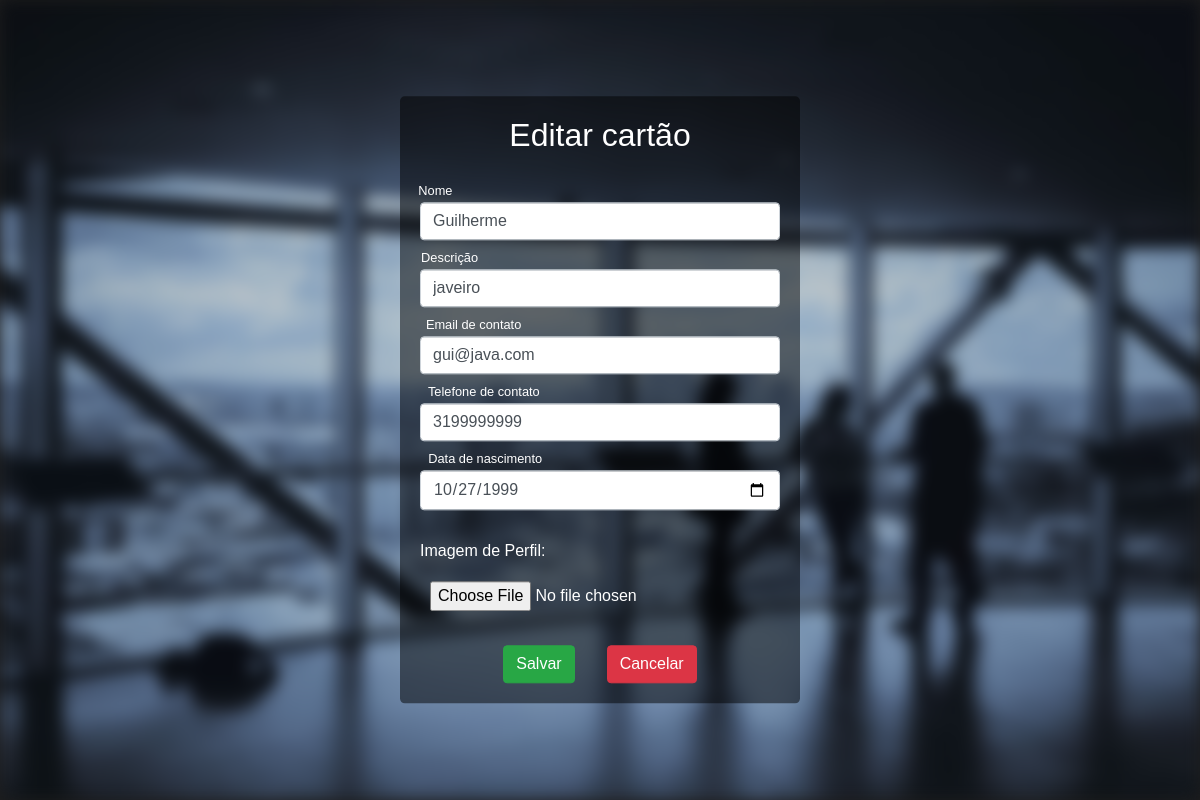
The app's page /cards/edit_card/1/ (signed in), older data.
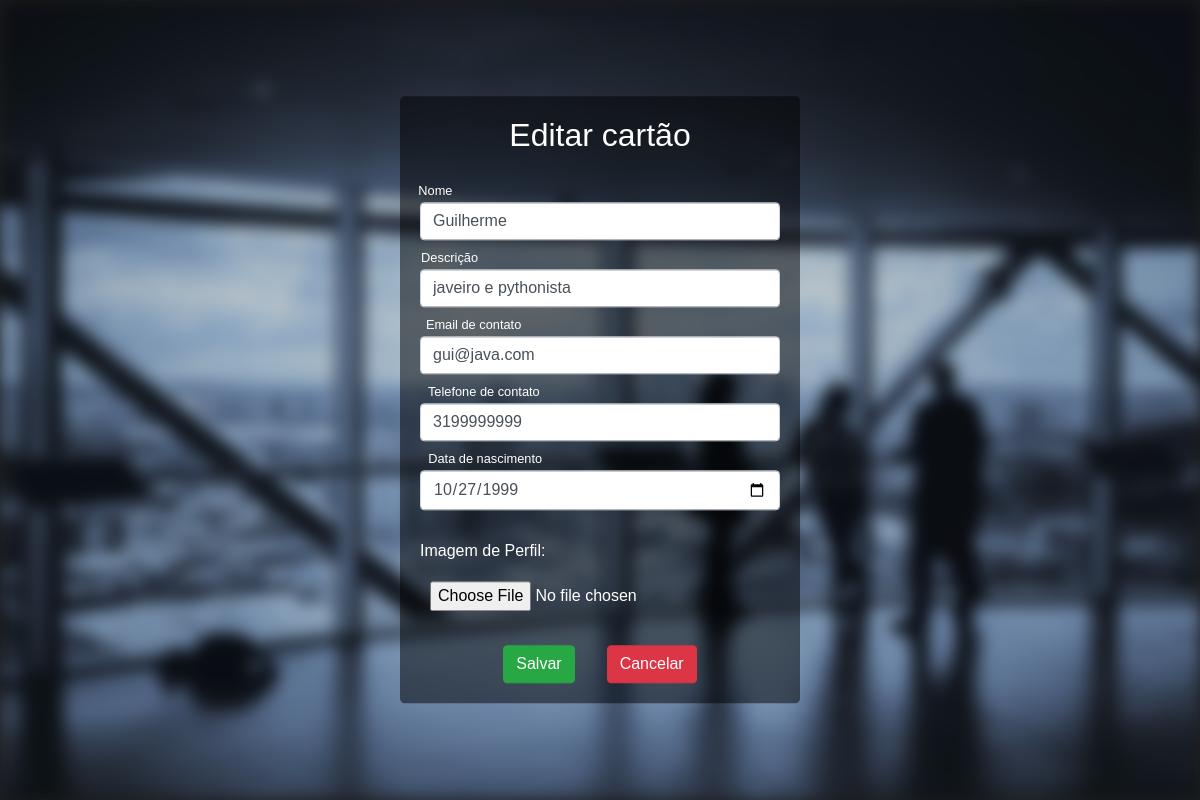
The same page, newer data.
### cards/models.py (models this page shows, shortened)
class Card(models.Model):
    name = models.CharField(max_length=255)
    description = models.CharField(max_length=255)
    profile_image = models.ImageField(max_length=255, upload_to='image')
    created_on = models.DateTimeField(auto_now_add=True)
    birthday = models.DateField(max_length=30)
    contact_email = models.EmailField(max_length=255)
    contact_phone = models.CharField(max_length=30)
    user = models.ForeignKey(User, on_delete=models.CASCADE, null=True)
    class Meta:
        ordering = ['created_on']

### cards/views.py (the view)
# urls.py: url(r'^edit_card/(?P<card_id>\d+)/$', edit_card, name='edit_card'),
def edit_card(request, card_id):
    cards = Card.objects.filter(id=card_id)
    if request.method == 'POST':
        card = cards[0]
        form = CardForm(request.POST, request.FILES)
        if form.is_valid():
            card.name = form.cleaned_data['name']
            card.description = form.cleaned_data['description']
            card.birthday = form.cleaned_data['birthday']
            card.contact_email = form.cleaned_data['contact_email']
            card.contact_phone = form.cleaned_data['contact_phone']
            if form.cleaned_data['profile_image'] is not None:
                card.profile_image = form.cleaned_data['profile_image']
            card.save()
            return redirect('/cards')
        return render(request, 'edit_card.html', {'card': cards[0]})
    else:
        return render(request, 'edit_card.html', {'card': cards[0]})

### cards/templates/edit_card.html (shortened to what this page needs)
{% extends 'base.html' %}
{% block content %}
<div class="background"></div>
{% if user.is_authenticated %}
    {% if user.id == card.user_id %}
    <div class="loginDiv jumbotron">
        <h2 class="login-title">Editar cartão</h2>
        <form class="loginForm" method="post" enctype="multipart/form-data">
            <div class="form-group row">
                <label class="form-cell col-sm-12">
                    <input type="text" class="form-control " id="name" name="name" placeholder=" " value="{{ card.name }}">
                    <span class="placeholder">Nome</span>
                </label>
            </div>
            <div class="form-group row">
                <label class="form-cell col-sm-12">
                    <input type="text" class="form-control" id="description" name="description" placeholder=" " value="{{ card.description }}">
                    <span class="placeholder">Descrição</span>
                </label>
            </div>
            <div class="form-group row">
                <label class="form-cell col-sm-12">
                    <input type="email" class="form-control" id="contact_email" name="contact_email" placeholder=" " value="{{ card.contact_email }}">
                    <span class="placeholder">Email de contato</span>
                </label>
            </div>
            <div class="form-group row">
                <label class="form-cell col-sm-12">
                    <input type="tel" class="form-control" id="contact_phone" name="contact_phone" placeholder=" " value="{{ card.contact_phone }}">
                    <span class="placeholder">Telefone de contato</span>
                </label>
            </div>
            <div class="form-group row">
                <label class="form-cell col-sm-12">
                    <input type="date" class="form-control" id="birthday" name="birthday" placeholder=" " value="{{card.birthday|date:"Y-m-d"}}">
                    <span class="placeholder">Data de nascimento</span>
                </label>
            </div>
            <div class="form-group row">
                <label class="form-cell col-sm-12">
                    <label for="img">Imagem de Perfil:</label>
                    <input type="file" id="profile_image" name="profile_image" accept="image/*">
                </label>
            </div>
            <div class="edit-buttons d-flex justify-content-center">
                <a href="{% url 'edit_card' card.id %}" class="card-button">
                   <input class="btn btn-success" type="submit" value="Salvar">
                </a>
                <button onclick="goBack()" class=" btn btn-danger card-button">Cancelar</button>
            </div>
        </form>
    </div>
    {% else %}
    <div class="loginDiv jumbotron">
        <h2 class="login-title">Você não tem permissão para editar esse cartão</h2>
        <a href="{% url 'card' card.id %}">Voltar</a>
    </div>
    {% endif %}
{% else %}
<div class="loginDiv jumbotron">
    <h2 class="login-title">Por favor faça o login para continuar</h2>
    <a href="{% url 'login' %}">Log In</a>
</div>
{% endif %}
{% endblock %}

Row changes from the older to the newer data that the page shows:
changed Card "Guilherme": description "javeiro" → "javeiro e pythonista"
